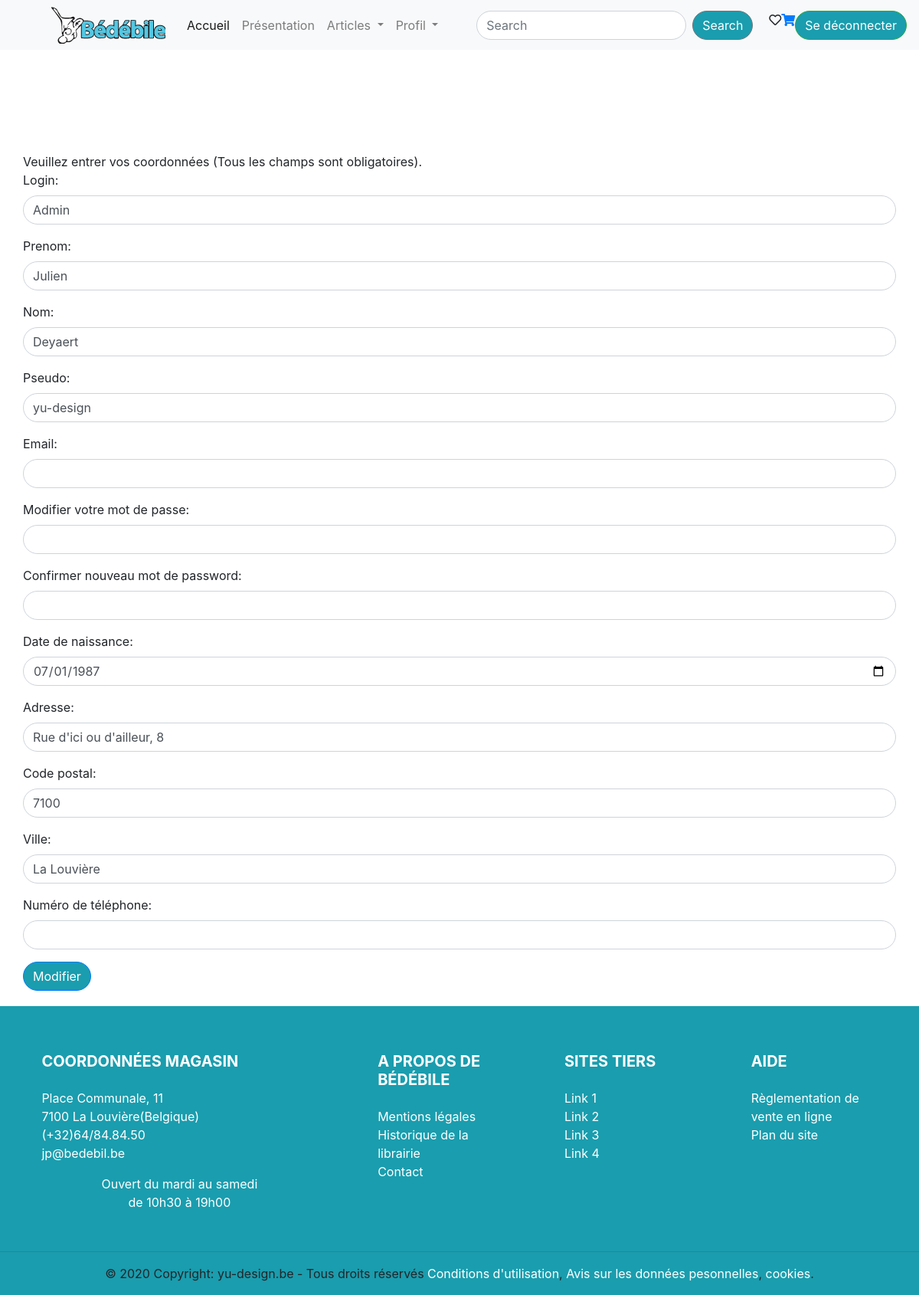
The app's page /modifUtilisateur (signed in), older data.
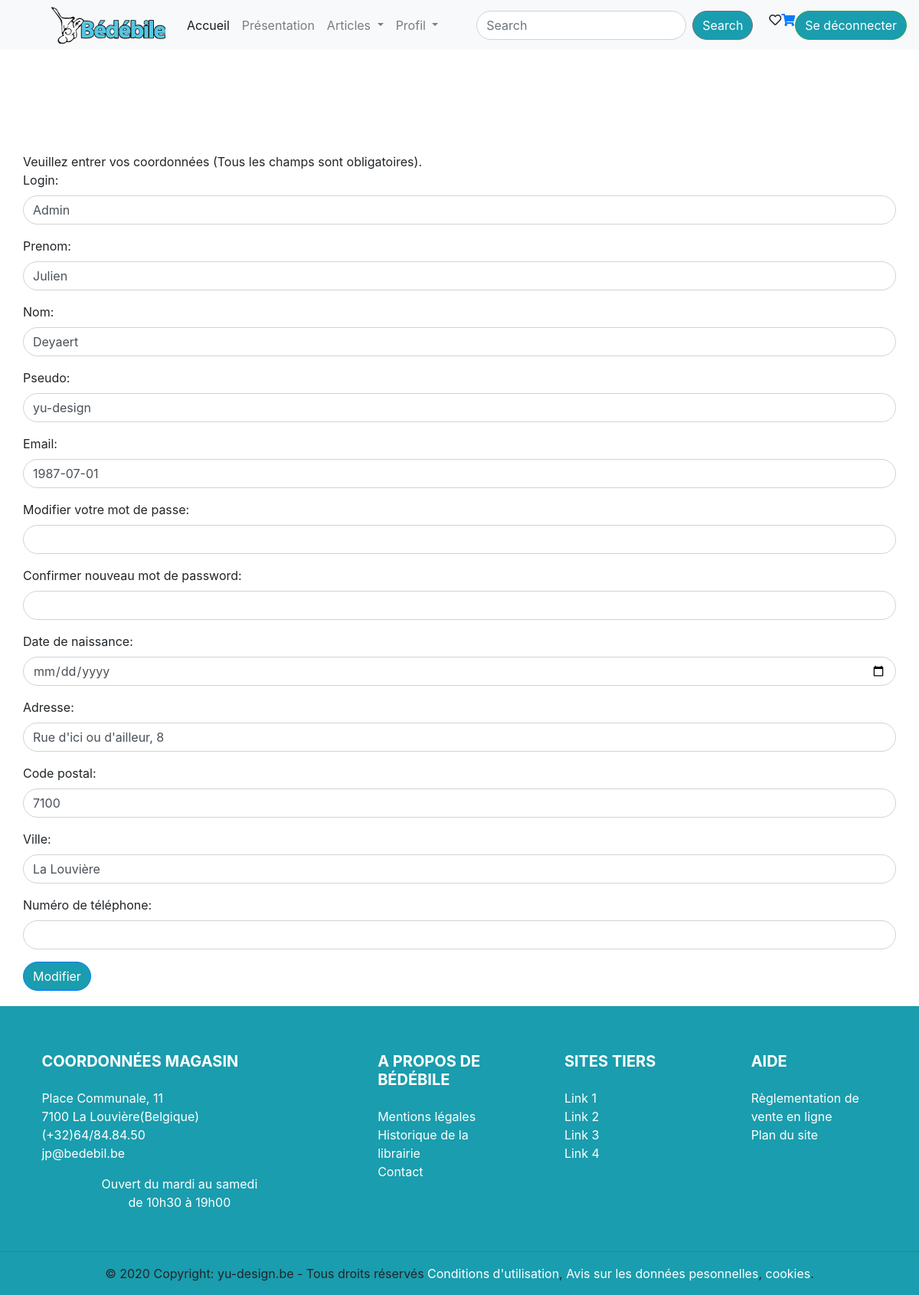
The same page, newer data.
### tables this page shows
CREATE TABLE utilisateur(
	ID INTEGER(11) NOT NULL AUTO_INCREMENT PRIMARY KEY,
	Login VARCHAR(255) NOT NULL,
	Nom VARCHAR(255) NOT NULL,
	Prenom VARCHAR(255) NOT NULL,
	Pseudo VARCHAR(255) NULL,
	Pass VARCHAR(255) NOT NULL,
	DateNaissance DATE NULL,
	AdresseMail VARCHAR(255) NOT NULL,
	Adresse VARCHAR(255) NULL,
	CP VARCHAR(11) NULL,
	Ville VARCHAR(255) NULL,
	NumTelephone VARCHAR(15) NULL,
	RoleUtilisateur_ID INTEGER(11) NOT NULL REFERENCES roleUtilisateur(ID),
	Actif BOOLEAN
);

### controllers/modifUtilisateur.php (called while the page is built, shortened)
<?php
    include 'views/includes/head.php';
    require 'navControler.php';
    navControl();
    require 'models/users.php';
    $user = getUtilisateurParLogin($_SESSION['login']);
    include 'views/modifUtilisateur.php';
    include 'views/includes/main.php';
    include 'views/includes/footer.php';

### models/users.php (called while the page is built, shortened)
<?php
require_once 'models/db.php';
function getUtilisateurParLogin($login) {
    global $db;
    $reponse = $db->prepare('SELECT * FROM utilisateur WHERE Login = :login');
    $reponse->execute([':login' => $login]);
    $user = $reponse->fetch();
    return $user;
}
?>

### views/modifUtilisateur.php (the view, shortened to what this page needs)
<div class="padding-top100"></div>
Veuillez entrer vos coordonnées (Tous les champs sont obligatoires).
<?php if($user['RoleUtilisateur_ID']==1):  ?>
    <form action="<?=ROOT_PATH.'modifUtilisateur'?>" method="POST">
        <div class="form-group">
            <label for="idlogin">Login:</label>
            <input type="text" class="form-control"  id="idlogin" placeholder="<?=$user['Login']?>" value="<?=$user['Login']?>" name="login">
        </div>
        <div class="form-group">
            <label for="idprenom">Prenom:</label>
            <input type="text" class="form-control"  id="idprenom" placeholder="<?=$user['Prenom']?>" value="<?=$user['Prenom']?>" name="prenom">
        </div>
        <div class="form-group">
            <label for="idnom">Nom:</label>
            <input type="text" class="form-control"  id="idnom" placeholder="<?=$user['Nom']?>" value="<?=$user['Nom']?>" name="nom">
        </div>
        <div class="form-group">
            <label for="idnom">Pseudo:</label>
            <input type="text" class="form-control"  id="idnom" placeholder="<?=$user['Nom']?>" value="<?=$user['Pseudo']?>" name="pseudo">
        </div>
        <div class="form-group">
            <label for="idemail">Email:</label>
            <input type="email" class="form-control" pattern="[a-z0-9._%+-]+@[a-z0-9.-]+\.[a-z]{2,}$" id="idemail" placeholder="<?=$user['AdresseMail']?>" value="<?=$user['AdresseMail']?>" name="email">
        </div>
        <div class="form-group">
            <label for="idpassword">Modifier votre mot de passe:</label>
            <input type="password" class="form-control" id="idpassword" name="password">
        </div>
        <div class="form-group">
            <label for="idconfirmpassword">Confirmer nouveau mot de password:</label>
            <input type="password" class="form-control" id="idconfirmpassword" name="confirm_password">
        </div>
        <div class="form-group">
            <label for="idanniversaire">Date de naissance:</label>
            <input type="date" class="form-control" id="idanniversaire" name="anniversaire" value="<?=$user['DateNaissance']?>">
        </div>
        <div class="form-group">
            <label for="idadresse">Adresse:</label>
            <input type="text" class="form-control" id="idprenom" name="adresse" value="<?=$user['Adresse']?>">
        </div>
        <div class="form-group">
            <label for="idcp">Code postal:</label>
            <input type="text" class="form-control" id="idcp" name="cp" value="<?=$user['CP']?>">
        </div>
        <div class="form-group">
            <label for="idville">Ville:</label>
            <input type="text" class="form-control" id="idville" name="ville" value="<?=$user['Ville']?>">
        </div>
        <div class="form-group">
            <label for="idnumtel">Numéro de téléphone:</label>
            <input type="" class="form-control" id="idnumtel" name="numtel" value="<?=$user['NumTelephone']?>">
        </div>
        <button type="submit" class="btn btn-primary">Modifier</button>
    </form>
<?php endif; ?>
<?php
    $content = ob_get_clean();
?>

### index.php (shortened to what this page needs)
<?php
$file = 'controllers/'.REQ_TYPE.(REQ_ACTION ? '_'.REQ_ACTION : '').'.php';
if(file_exists($file)){
    require $file;
    exit();
}
else {
    require 'controllers/404.php';
    exit();
}
?>

### views/includes/head.php (shortened to what this page needs)
<!DOCTYPE html>
<html>
    <head>
        <link rel="stylesheet" href="<?=ROOT_PATH?>public/css/bootstrap.min.css">
        <link rel="stylesheet" href="<?=ROOT_PATH?>public/css/all.min.css">
        <link rel="stylesheet" href="<?=ROOT_PATH?>public/css/overtemplate.css">
    </head>
        <body>

### controllers/navControler.php
<?php
function navControl(){
    if(!empty($_SESSION['login']))
    {
        if($_SESSION['role'] == USER)
        {
            include 'views/includes/nav-user.php';
        }
        else
        {
            if($_SESSION['role'] == VENDEUR){
                include 'views/includes/nav-vendeur.php';
            }
            else{
                include 'views/includes/nav-admin.php';
            }
        }
    }
    else
    {
        include 'views/includes/nav.php';
    }
}
?>

### views/includes/nav-admin.php (shortened to what this page needs)
<nav class="navbar navbar-expand-lg navbar-light bg-light">
    <div class="logo">
        <a href="<?=ROOT_PATH?>"><img src="<?=ROOT_PATH?>public/images/logo-bedebile.png"></a>
    </div>
    <div class="collapse navbar-collapse" id="navbarSupportedContent">
        <ul class="navbar-nav mr-auto">
            <li class="nav-item active">
                <a class="nav-link" href="<?=ROOT_PATH?>">Accueil <span class="sr-only">(current)</span></a>
            </li>
            <li class="nav-item">
                <a class="nav-link" href="<?=ROOT_PATH?>presentation">Présentation</a>
            </li>
            <li class="nav-item dropdown">
                <a class="nav-link dropdown-toggle" href="#" id="navbarDropdown" role="button" data-toggle="dropdown" aria-haspopup="true" aria-expanded="false">
                    Articles
                </a>
            </li>
            <li class="nav-item dropdown">
                <a class="nav-link dropdown-toggle" href="#" id="navbarDropdown" role="button" data-toggle="dropdown" aria-haspopup="true" aria-expanded="false">
                    Profil
                </a>
            </li>
        </ul>
        <form class="form-inline my-2 my-lg-0 space-search">
            <input class="form-control mr-sm-2" type="search" placeholder="Search" aria-label="Search">
            <button class="btn btn-secondary my-2 my-sm-0" type="submit">Search</button>
        </form>
        <ul class="nav navbar-nav navbar-right">
            <li class=" d-none d-xl-block">
                <div class="favorit-items">
                    <i class="far fa-heart"></i>
                </div>
            </li>
            <li>
                <div class="shopping-card">
                    <a href="cart.html"><i class="fas fa-shopping-cart"></i></a>
                </div>
            </li>
            <div class="collapse navbar-collapse" id="navbarCollapse">
                <a href="<?=ROOT_PATH?>deconnexion" class="btn btn-outline-success my-2 my-sm-0">Se déconnecter</a>
            </div>
        </ul>
    </div>
</nav>

### views/includes/main.php (shortened to what this page needs)
<main role="main" class="container min-height">
    <?php echo $content; ?>
</main>

### views/includes/footer.php (shortened to what this page needs)
<footer class="page-footer font-small stylish-color-dark pt-4">
<div class="container text-center text-md-left">
  <div class="row">
    <div class="col-md-4 mx-auto">
      <h5 class="font-weight-bold text-uppercase mt-3 mb-4">Coordonnées magasin</h5>
      <p>Place Communale, 11<br>
          7100 La Louvière(Belgique)<br>
          <span class="telephone">(+32)64/84.84.50</span><br>
          <span class="mail">jp@bedebil.be</span>
      </p>
      <p class="text-center">Ouvert du mardi au samedi<br>de 10h30 à 19h00</p>
    </div>
    <div class="col-md-2 mx-auto">
      <h5 class="font-weight-bold text-uppercase mt-3 mb-4">A propos de Bédébile</h5>
      <ul class="list-unstyled">
        <li>
          <a href="#!">Mentions légales</a>
        </li>
        <li>
          <a href="#!">Historique de la librairie</a>
        </li>
        <li>
          <a href="#!">Contact</a>
        </li>
      </ul>
    </div>
    <div class="col-md-2 mx-auto">
      <h5 class="font-weight-bold text-uppercase mt-3 mb-4">Sites tiers</h5>
      <ul class="list-unstyled">
        <li>
          <a href="#!">Link 1</a>
        </li>
        <li>
          <a href="#!">Link 2</a>
        </li>
        <li>
          <a href="#!">Link 3</a>
        </li>
        <li>
          <a href="#!">Link 4</a>
        </li>
      </ul>
    </div>
    <div class="col-md-2 mx-auto">
      <h5 class="font-weight-bold text-uppercase mt-3 mb-4">Aide</h5>
      <ul class="list-unstyled">
        <li>
          <a href="#!">Règlementation de vente en ligne</a>
        </li>
        <li>
          <a href="#!">Plan du site</a>
        </li>
      </ul>
    </div>
  </div>
  </div>
  <hr>
  <div class="footer-copyright text-center py-3">© 2020 Copyright: yu-design.be - Tous droits réservés
      <a href="#"> Conditions d'utilisation</a>,
      <a href="#">Avis sur les données pesonnelles</a>,
      <a href="#">cookies</a>.
  </div>
</footer>
</body>
</html>

### public/css/overtemplate.css (style rules this page uses)
body { background-color: #ffffff; }
.space-search { margin:auto; }
.form-control, .btn { border-radius:1.25rem; }
.btn-outline-success { color:#ffffff; }
.btn { background-color: #1A9DAE; }
.logo { margin-left: 50px; padding-right:20px; }
footer { background-color: #1A9DAE; }
footer a { color:white; }
footer h5, p { color:white; }
footer .telephone { content: \f098; width:16px; height:16px; }
footer .mail { content: \f003; }
.pt-3, .py-3 { padding-top: 0rem!important; }
.min-height { min-height: 600px; }
.container { padding:20px 0px 20px 0px; }
.padding-top100 { padding-top: 10%; }

Row changes from the older to the newer data that the page shows:
changed utilisateur "Admin": email (not shown) → "1987-07-01"; anniversaire "07/01/1987" → (not shown)
